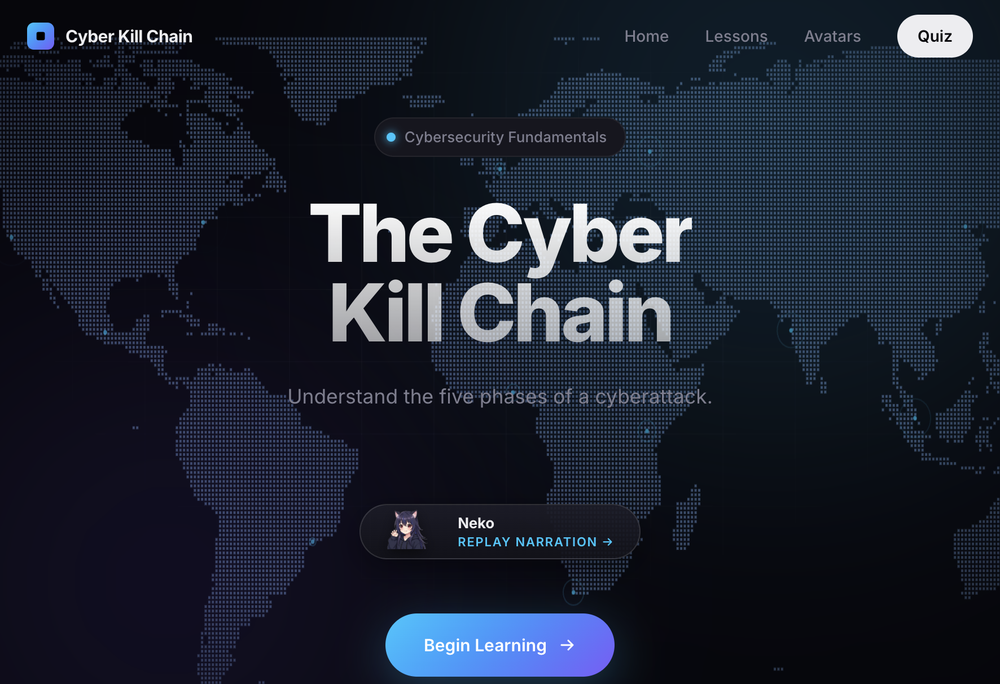
#> input picture design/raw/home.png, 1000 x 684 px, shrunk from 1772 x 1212 before the run; its folder holds 4 pictures in this run
$ python grid_overlay.py
#> lines starting #> are read from the running program, lines starting #| are printed output that depends on the picture
"""Overlay a 100-pixel coordinate grid on raw screenshots so I can read
exact pixel positions when authoring annotation rectangles."""

import sys
from pathlib import Path
from PIL import Image, ImageDraw, ImageFont

ROOT = Path(__file__).resolve().parent.parent


def grid(page: str) -> Path:
#> called with page = 'home'
    src = ROOT / "design" / "raw" / f"{page}.png"
    out = ROOT / "design" / "raw" / f"{page}-grid.png"
    img = Image.open(src).convert("RGBA")
    W, H = img.size
#> W = 1000; H = 684
    overlay = Image.new("RGBA", (W, H), (0, 0, 0, 0))
#> overlay: PIL image 1000x684 RGBA; every value is 0
    d = ImageDraw.Draw(overlay)
    try:
        font = ImageFont.truetype("/System/Library/Fonts/Helvetica.ttc", 18)
    except OSError:
        font = ImageFont.load_default()

    # 100-px gridlines
    for x in range(0, W, 100):
        d.line([(x, 0), (x, H)], fill=(255, 255, 255, 60), width=1)
        d.text((x + 4, 4), str(x), fill=(120, 220, 255, 220), font=font)
    for y in range(0, H, 100):
        d.line([(0, y), (W, y)], fill=(255, 255, 255, 60), width=1)
        d.text((4, y + 4), str(y), fill=(120, 220, 255, 220), font=font)

    # 200-px brighter lines for easier counting
    for x in range(0, W, 200):
        d.line([(x, 0), (x, H)], fill=(255, 255, 255, 110), width=1)
    for y in range(0, H, 200):
        d.line([(0, y), (W, y)], fill=(255, 255, 255, 110), width=1)

    img.alpha_composite(overlay)
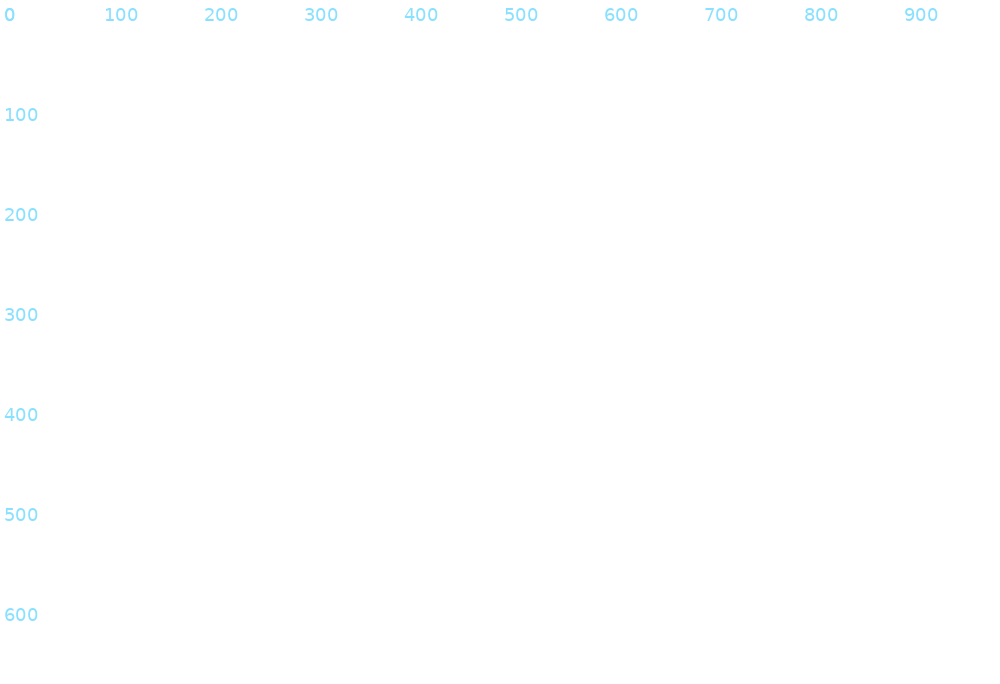
#> overlay: PIL image 1000x684 RGBA; mean R, G, B, A 5.8, 6.4, 6.6, 2.6; transparent parts drawn white
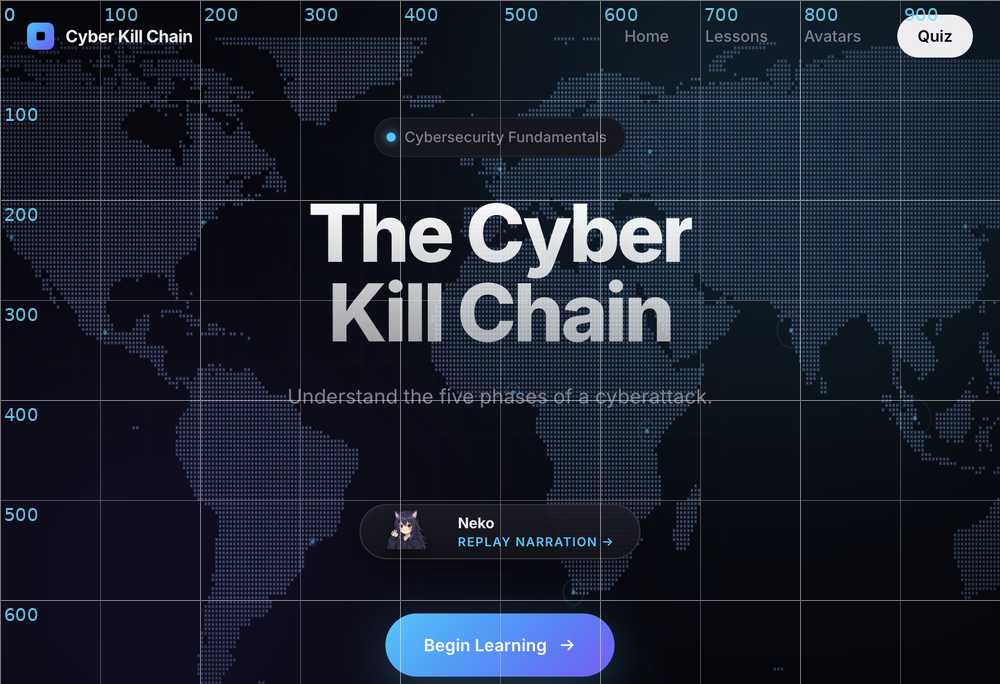
#> img: PIL image 1000x684 RGBA; mean R, G, B, A 29.7, 36.1, 50, 255
    img.convert("RGB").save(out, "PNG", optimize=True)
    return out


if __name__ == "__main__":
    pages = sys.argv[1:] or [p.stem for p in (ROOT / "design" / "raw").glob("*.png") if "-grid" not in p.stem]
    for p in pages:
        print(grid(p))
#> pass 2 of the loop `for p in pages:`:
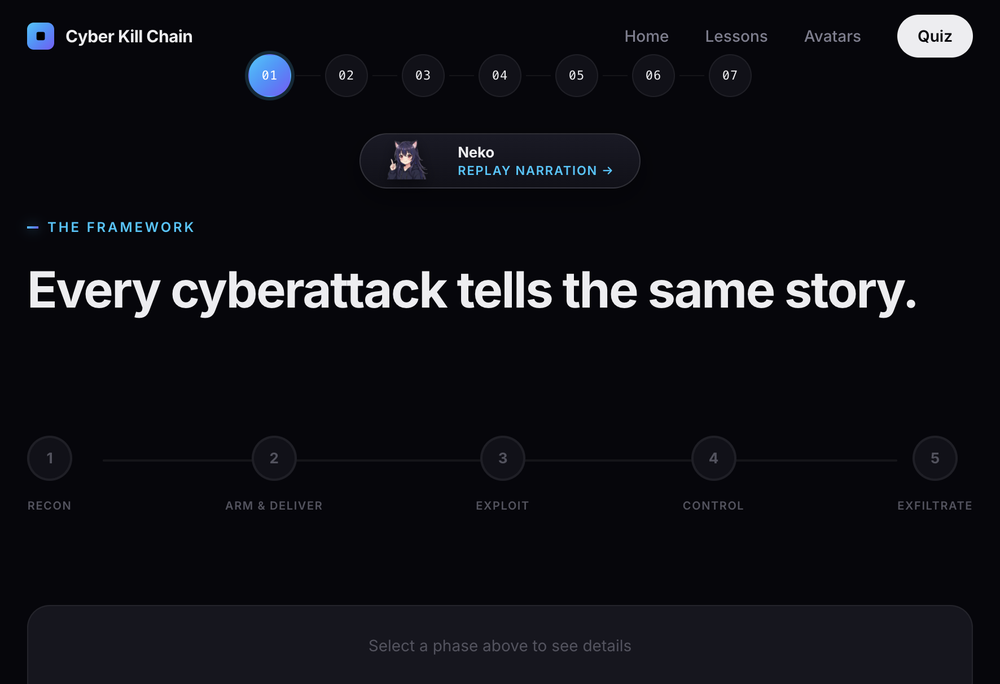
#> input picture design/raw/learn-framework.png, 1000 x 684 px, shrunk from 1772 x 1212 before the run
#> in grid (call 2), `img.alpha_composite(overlay)`:
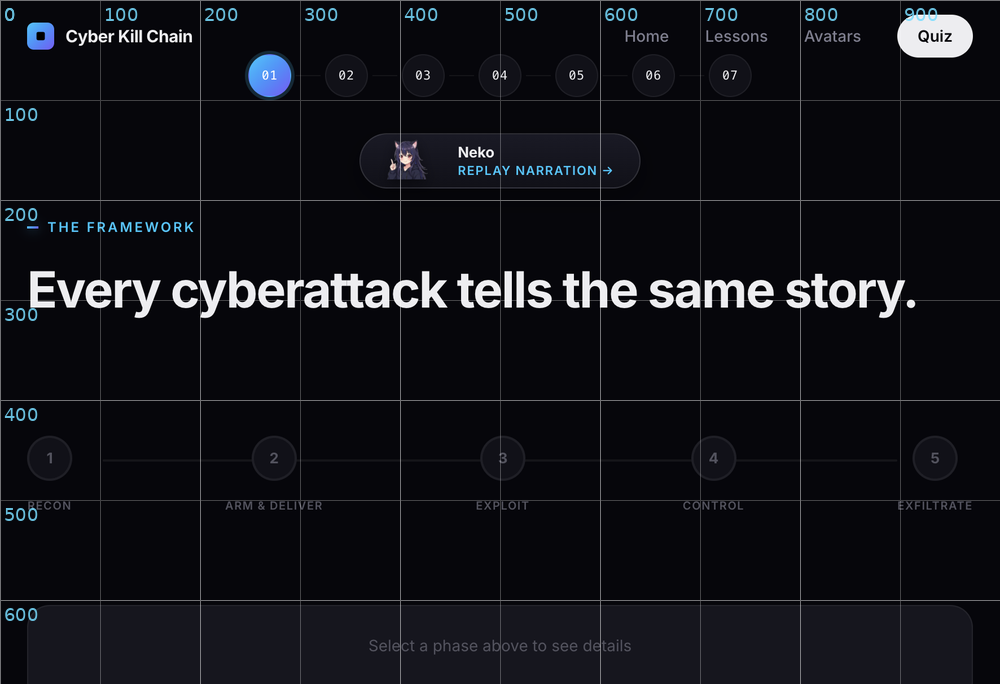
#> img: PIL image 1000x684 RGBA; mean R, G, B, A 17.2, 17.8, 23.6, 255
